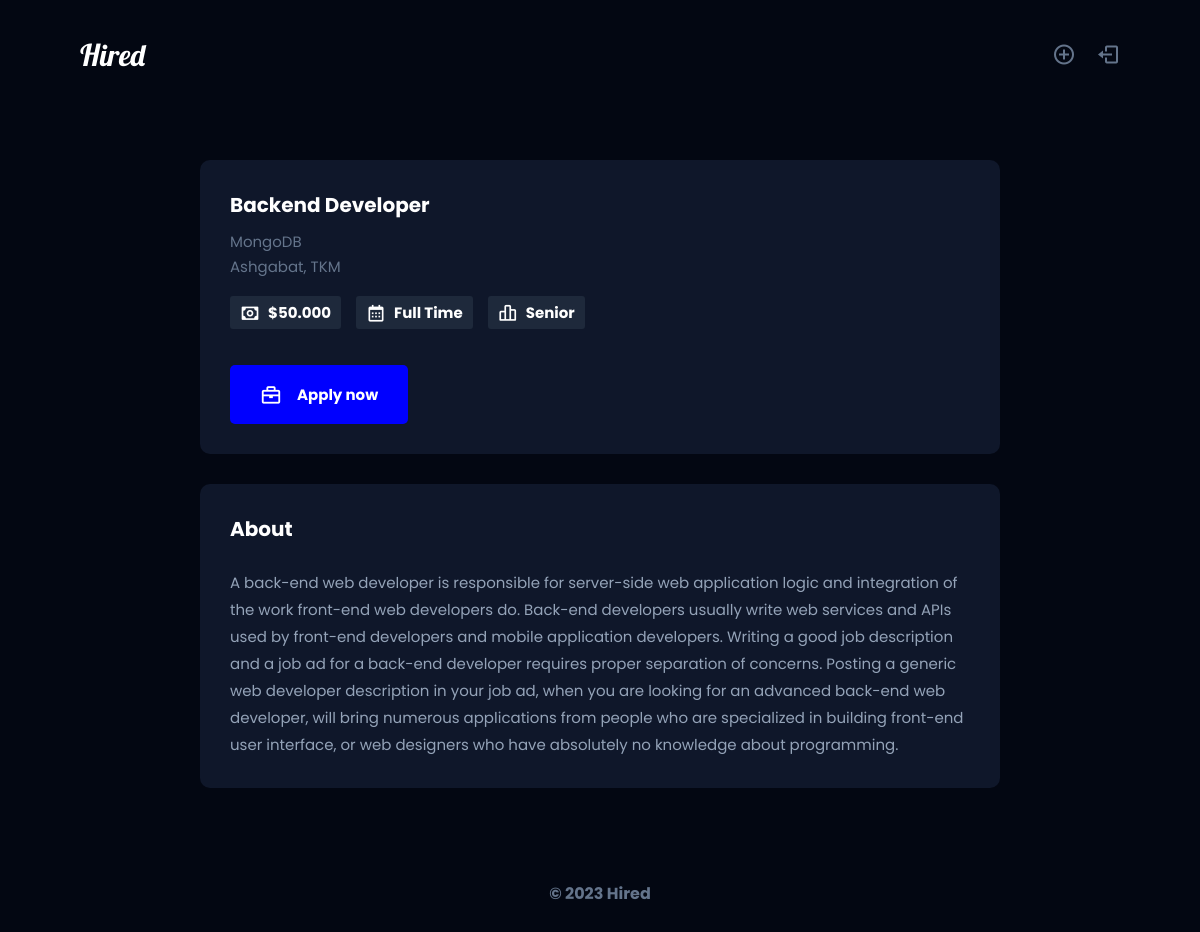
The app's page /app/pages/job.php?id=5 with its own data.
### tables this page shows
CREATE TABLE `jobs` (
  `id` int(11) NOT NULL,
  `title` varchar(255) NOT NULL,
  `company` varchar(255) NOT NULL,
  `location` varchar(255) NOT NULL,
  `salary` varchar(255) NOT NULL,
  `type` varchar(255) NOT NULL,
  `level` varchar(255) NOT NULL,
  `description` varchar(2000) NOT NULL
);

### app/pages/job.php (the view, shortened to what this page needs)
<?php
    include("../connect.php");
    if(isset($_GET["id"])) {
        $id = $_GET["id"];
        $sql = "SELECT * FROM `jobs` WHERE id = '$id'";
        $query = mysqli_query($connect, $sql);
        if($query) {
            $job = mysqli_fetch_assoc($query);
        }
    }
?>
<!DOCTYPE html>
<html lang="en">
<?php
    include("../components/head.php");
?>
<body style="background-color: #030712;">
    <?php include("../components/navbar.php") ?>
    <section id="job">
        <div class="job-flex">
            <div class="job-d">
                <b>About</b>
                <p><?php echo $job["description"] ?></p>
            </div>
            <div class="job-i">
            <p class="title"><?php echo $job["title"] ?></p>
                <p class="company"><?php echo $job["company"] ?></p>
                <p class="location" style="margin-top: 2px;"><?php echo $job["location"] ?></p>
                <div class="j-icons">
                    <div>
                        <i class='bx bx-money'></i>
                        <p>$<?php echo $job["salary"] ?></p>
                    </div>
                    <div>
                        <i class='bx bx-calendar'></i>
                        <p><?php echo $job["type"] ?></p>
                    </div>
                    <div>
                        <i class='bx bx-bar-chart-alt-2'></i>
                        <p><?php echo $job["level"] ?></p>
                    </div>
                </div>
                <a href="#" class="apply">
                    <i class='bx bx-briefcase'></i>
                    <span>Apply now</span>
                </a>
            </div>
        </div>
    </section>
    <?php include("../components/footer.php") ?>
</body>
</html>

### app/styles/style.css (style rules this page uses)
* { margin: 0; padding: 0; text-decoration: none; list-style: none; box-sizing: border-box; font-family: "Poppins", sans-serif; }

### app/styles/homepage.css (style rules this page uses)
* { margin: 0; padding: 0; text-decoration: none; list-style: none; box-sizing: border-box; font-family: "Poppins", sans-serif; }
.title { overflow: hidden; text-overflow: ellipsis; display: -webkit-box; -webkit-line-clamp: 1; -webkit-box-orient: vertical; font-weight: 700; margin-bottom: 10px; font-size: 20px; }
.company, .location { color: #64748b; }
.j-icons { display: flex; align-items: center; gap: 15px; margin-top: 18px; font-weight: 700; }
.j-icons div { background-color: #1e293b; display: flex; align-items: center; gap: 8px; padding: 5px 10px; border-radius: 3px; }
.j-icons div i { font-size: 20px; }

### app/styles/job.css (style rules this page uses)
* { margin: 0; padding: 0; text-decoration: none; list-style: none; box-sizing: border-box; font-family: "Poppins", sans-serif; }
#job { color: white; padding: 50px 115px; }
.job-flex { display: flex; justify-content: center; align-items: flex-start; gap: 30px; }
.job-d { background-color: #0f172a; color: #94a3b8; padding: 30px; font-size: 15px; border-radius: 10px; max-width: 500px; }
.job-d b { color: white; display: flex; font-size: 20px; margin-bottom: 25px; }
.job-d p { line-height: 1.8em; }
.job-i { background-color: #0f172a; padding: 30px; font-size: 15px; border-radius: 10px; }
.apply { background-color: blue; color: white; display: flex; align-items: center; width: fit-content; gap: 15px; border-radius: 5px; margin-top: 36px; padding: 18px 30px; font-weight: 700; transition: 0.3s; }
.apply i { font-size: 22px; }
@media (max-width: 1200px) { #job { padding: 50px 80px; } }
@media (max-width: 1200px) { .job-flex { flex-wrap: wrap-reverse; } }
@media (max-width: 1200px) { .job-d { max-width: 800px; } }
@media (max-width: 1200px) { .job-i { width: 800px; } }

### app/styles/add.css (style rules this page uses)
* { margin: 0; padding: 0; text-decoration: none; list-style: none; box-sizing: border-box; font-family: "Poppins", sans-serif; }

### records on screen
jobs: description "A back-end web developer is responsible for server-side web application logic and integration of the work front-end web developers do. Back-end developers usually write web services and APIs used by front-end developers and mobile application developers. Writing a good job description and a job ad for a back-end developer requires proper separation of concerns. Posting a generic web developer description in your job ad, when you are looking for an advanced back-end web developer, will bring numerous applications from people who are specialized in building front-end user interface, or web designers who have absolutely no knowledge about programming.", title "Backend Developer", company "MongoDB", location "Ashgabat, TKM", salary "50.000", type "Full Time", level "Senior"
